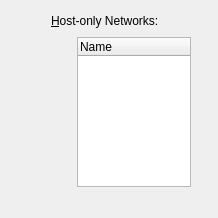
<?xml version="1.0" encoding="UTF-8"?>
<ui version="4.0">
 <comment>
 VBox frontends: Qt4 GUI (&quot;VirtualBox&quot;):

     Copyright (C) 2009 Oracle Corporation

     This file is part of VirtualBox Open Source Edition (OSE), as
     available from http://www.virtualbox.org. This file is free software;
     you can redistribute it and/or modify it under the terms of the GNU
     General Public License (GPL) as published by the Free Software
     Foundation, in version 2 as it comes in the "COPYING" file of the
     VirtualBox OSE distribution. VirtualBox OSE is distributed in the
     hope that it will be useful, but WITHOUT ANY WARRANTY of any kind.
 </comment>
 <class>VBoxGLSettingsNetwork</class>
 <widget class="QWidget" name="VBoxGLSettingsNetwork">
  <property name="geometry">
   <rect>
    <x>0</x>
    <y>0</y>
    <width>218</width>
    <height>216</height>
   </rect>
  </property>
  <layout class="QGridLayout" name="gridLayout">
   <item row="0" column="0">
    <spacer>
     <property name="orientation">
      <enum>Qt::Horizontal</enum>
     </property>
     <property name="sizeType">
      <enum>QSizePolicy::Fixed</enum>
     </property>
     <property name="sizeHint" stdset="0">
      <size>
       <width>40</width>
       <height>20</height>
      </size>
     </property>
    </spacer>
   </item>
   <item row="0" column="1" colspan="3">
    <widget class="QLabel" name="mLbPageName">
     <property name="text">
      <string>&amp;Host-only Networks:</string>
     </property>
     <property name="buddy">
      <cstring>mTwInterfaces</cstring>
     </property>
    </widget>
   </item>
   <item row="1" column="2" rowspan="2">
    <widget class="QTreeWidget" name="mTwInterfaces">
     <property name="sizePolicy">
      <sizepolicy hsizetype="Expanding" vsizetype="Expanding">
       <horstretch>0</horstretch>
       <verstretch>0</verstretch>
      </sizepolicy>
     </property>
     <property name="minimumSize">
      <size>
       <width>0</width>
       <height>150</height>
      </size>
     </property>
     <property name="whatsThis">
      <string>Lists all available host-only networks.</string>
     </property>
     <property name="rootIsDecorated">
      <bool>false</bool>
     </property>
     <column>
      <property name="text">
       <string>Name</string>
      </property>
     </column>
    </widget>
   </item>
   <item row="1" column="3">
    <widget class="QWidget" name="mWtActions">
     <layout class="QHBoxLayout">
      <property name="leftMargin" >
       <number>0</number>
      </property>
      <property name="topMargin" >
       <number>0</number>
      </property>
      <property name="rightMargin" >
       <number>0</number>
      </property>
      <property name="bottomMargin" >
       <number>0</number>
      </property>
      <property name="spacing" >
       <number>0</number>
      </property>
      <item>
       <widget class="UIToolBar" name="mTbActions">
        <property name="orientation">
         <enum>Qt::Horizontal</enum>
        </property>
       </widget>
      </item>
     </layout>
    </widget>
   </item>
   <item row="2" column="1">
    <spacer>
     <property name="orientation">
      <enum>Qt::Horizontal</enum>
     </property>
     <property name="sizeType">
      <enum>QSizePolicy::Fixed</enum>
     </property>
     <property name="sizeHint" stdset="0">
      <size>
       <width>20</width>
       <height>20</height>
      </size>
     </property>
    </spacer>
   </item>
   <item row="2" column="3">
    <spacer>
     <property name="orientation">
      <enum>Qt::Vertical</enum>
     </property>
     <property name="sizeType">
      <enum>QSizePolicy::Expanding</enum>
     </property>
     <property name="sizeHint" stdset="0">
      <size>
       <width>10</width>
       <height>0</height>
      </size>
     </property>
    </spacer>
   </item>
   <item row="3" column="2" colspan="2">
    <widget class="QLabel" name="mLbInfo">
     <property name="sizePolicy">
      <sizepolicy hsizetype="Expanding" vsizetype="Minimum">
       <horstretch>0</horstretch>
       <verstretch>0</verstretch>
      </sizepolicy>
     </property>
     <property name="alignment">
      <set>Qt::AlignLeading|Qt::AlignLeft|Qt::AlignTop</set>
     </property>
     <property name="wordWrap">
      <bool>true</bool>
     </property>
    </widget>
   </item>
  </layout>
 </widget>
 <customwidgets>
  <customwidget>
   <class>UIToolBar</class>
   <extends>QToolBar</extends>
   <header>UIToolBar.h</header>
  </customwidget>
 </customwidgets>
 <resources/>
 <connections/>
</ui>
